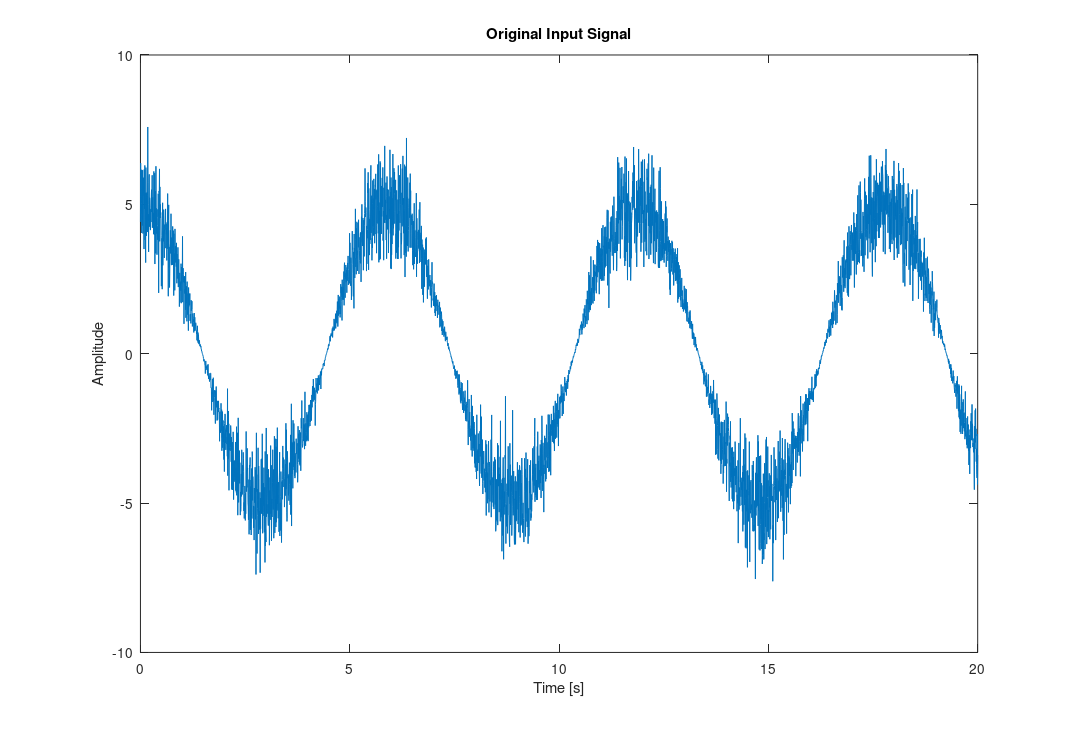
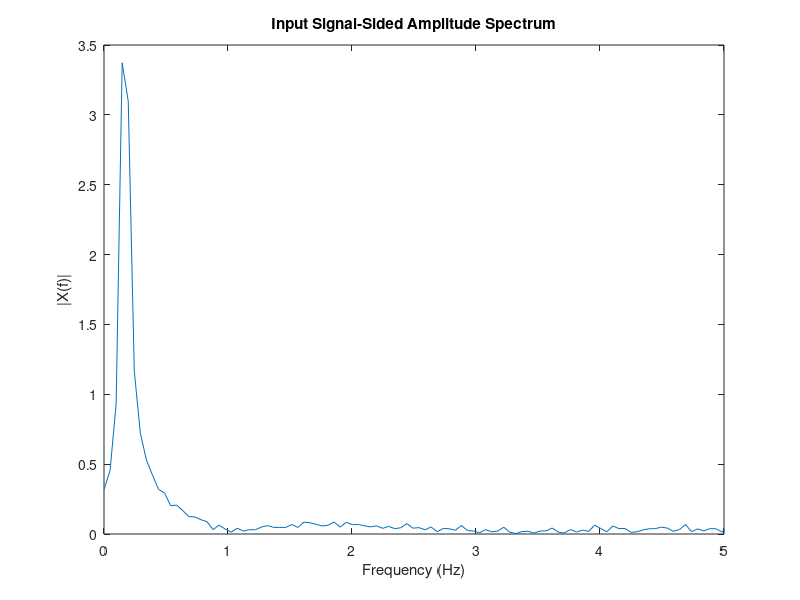
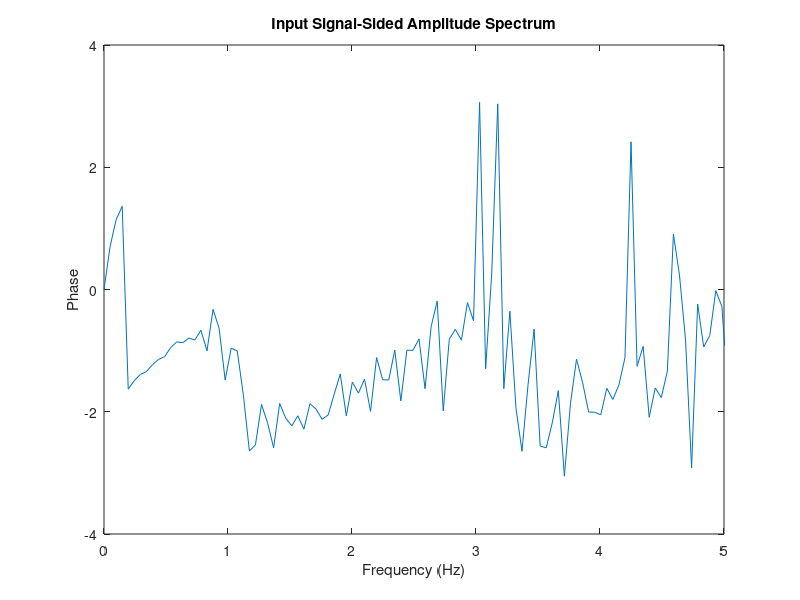

Write MATLAB code to recreate these figures, in order.
%%
%clear; close all
%
%%
% load measurements
load('meas.mat')
%%
% get signal properties
x_noise = meas.u_meas ;
sampling_frequency = 1./ meas.sampling_rate;   % Sampling frequency  
signal_length = length(x_noise);
signal_range = meas.tspan;%[0:signal_length-1]./sampling_frequency;
%
%%
%plot original signal
figure
set(gcf,'PaperType','a4',...
'PaperPositionMode','manual',...
'PaperOrientation','landscape',...
'PaperUnits','centimeters',...
'PaperPosition',[1,1,28,19]);
set(gca,'FontSize',12);
set(gca,'FontSize',12);
%
plot(signal_range,x_noise)
title('Original Input Signal')
xlabel('Time [s]')
ylabel('Amplitude')
%print(gcf,'-dpdf','MyNoisySinWave.pdf')
%%
% calculating the FFT of Input Signal
NFFT = 2^nextpow2(signal_length); % Next power of 2 from length of y
% fft
X = fft(x_noise,NFFT)/signal_length;
f = sampling_frequency/2*linspace(0,1,NFFT/2);
% Plot Input Signal-sided amplitude spectrum.
figure
plot(f,2*abs(X(1:NFFT/2))) 
title('Input Signal-Sided Amplitude Spectrum')
xlabel('Frequency (Hz)')
xlim([0 5])
ylabel('|X(f)|')
% 
figure
plot(f,angle(X(1:NFFT/2))) 
title('Input Signal-Sided Amplitude Spectrum')
xlabel('Frequency (Hz)')
xlim([0 5])
ylabel('Phase')

%% SPECGRAM
%my_window = sampling_frequency / 10 ;
%frq_range = [0:30];
%MinThreshold = -90 ;
%[S, f, t] = specgram (x_noise, 2^nextpow2(my_window), sampling_frequency, hamming(my_window));
%figure
%imagesc (t, f, real(log(S)));
%set(gca, "ydir", "normal");

